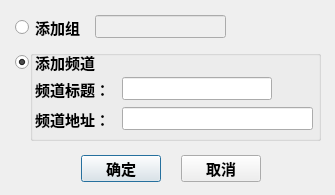
<?xml version="1.0" encoding="UTF-8"?>
<ui version="4.0">
 <class>addDialog</class>
 <widget class="QDialog" name="addDialog">
  <property name="geometry">
   <rect>
    <x>0</x>
    <y>0</y>
    <width>335</width>
    <height>195</height>
   </rect>
  </property>
  <property name="minimumSize">
   <size>
    <width>335</width>
    <height>195</height>
   </size>
  </property>
  <property name="maximumSize">
   <size>
    <width>335</width>
    <height>195</height>
   </size>
  </property>
  <property name="font">
   <font>
    <family>微软雅黑</family>
    <pointsize>11</pointsize>
    <weight>75</weight>
    <bold>true</bold>
   </font>
  </property>
  <property name="windowTitle">
   <string>添加</string>
  </property>
  <widget class="QGroupBox" name="combBox">
   <property name="enabled">
    <bool>true</bool>
   </property>
   <property name="geometry">
    <rect>
     <x>30</x>
     <y>50</y>
     <width>291</width>
     <height>91</height>
    </rect>
   </property>
   <property name="title">
    <string/>
   </property>
   <property name="flat">
    <bool>false</bool>
   </property>
   <property name="checkable">
    <bool>false</bool>
   </property>
   <widget class="QLabel" name="label">
    <property name="geometry">
     <rect>
      <x>5</x>
      <y>30</y>
      <width>75</width>
      <height>19</height>
     </rect>
    </property>
    <property name="text">
     <string>频道标题：</string>
    </property>
   </widget>
   <widget class="QLabel" name="label_3">
    <property name="geometry">
     <rect>
      <x>5</x>
      <y>60</y>
      <width>75</width>
      <height>19</height>
     </rect>
    </property>
    <property name="text">
     <string>频道地址：</string>
    </property>
   </widget>
   <widget class="QLineEdit" name="titleLine">
    <property name="enabled">
     <bool>true</bool>
    </property>
    <property name="geometry">
     <rect>
      <x>92</x>
      <y>27</y>
      <width>150</width>
      <height>23</height>
     </rect>
    </property>
    <property name="font">
     <font>
      <weight>50</weight>
      <bold>false</bold>
     </font>
    </property>
    <property name="text">
     <string/>
    </property>
   </widget>
   <widget class="QLineEdit" name="addressLine">
    <property name="geometry">
     <rect>
      <x>92</x>
      <y>57</y>
      <width>191</width>
      <height>23</height>
     </rect>
    </property>
    <property name="font">
     <font>
      <weight>50</weight>
      <bold>false</bold>
     </font>
    </property>
    <property name="text">
     <string/>
    </property>
   </widget>
  </widget>
  <widget class="QRadioButton" name="groupButton">
   <property name="geometry">
    <rect>
     <x>15</x>
     <y>15</y>
     <width>70</width>
     <height>25</height>
    </rect>
   </property>
   <property name="text">
    <string>添加组</string>
   </property>
  </widget>
  <widget class="QLineEdit" name="groupLine">
   <property name="enabled">
    <bool>false</bool>
   </property>
   <property name="geometry">
    <rect>
     <x>95</x>
     <y>15</y>
     <width>131</width>
     <height>23</height>
    </rect>
   </property>
   <property name="font">
    <font>
     <weight>50</weight>
     <bold>false</bold>
    </font>
   </property>
   <property name="text">
    <string/>
   </property>
  </widget>
  <widget class="QPushButton" name="yesButton">
   <property name="geometry">
    <rect>
     <x>81</x>
     <y>155</y>
     <width>80</width>
     <height>27</height>
    </rect>
   </property>
   <property name="text">
    <string>确定</string>
   </property>
  </widget>
  <widget class="QPushButton" name="noButton">
   <property name="geometry">
    <rect>
     <x>181</x>
     <y>155</y>
     <width>80</width>
     <height>27</height>
    </rect>
   </property>
   <property name="text">
    <string>取消</string>
   </property>
  </widget>
  <widget class="QRadioButton" name="stationButton">
   <property name="enabled">
    <bool>true</bool>
   </property>
   <property name="geometry">
    <rect>
     <x>15</x>
     <y>50</y>
     <width>85</width>
     <height>25</height>
    </rect>
   </property>
   <property name="text">
    <string>添加频道</string>
   </property>
   <property name="checked">
    <bool>true</bool>
   </property>
  </widget>
 </widget>
 <tabstops>
  <tabstop>groupButton</tabstop>
  <tabstop>groupLine</tabstop>
  <tabstop>stationButton</tabstop>
  <tabstop>titleLine</tabstop>
  <tabstop>addressLine</tabstop>
  <tabstop>yesButton</tabstop>
  <tabstop>noButton</tabstop>
 </tabstops>
 <resources/>
 <connections/>
</ui>
